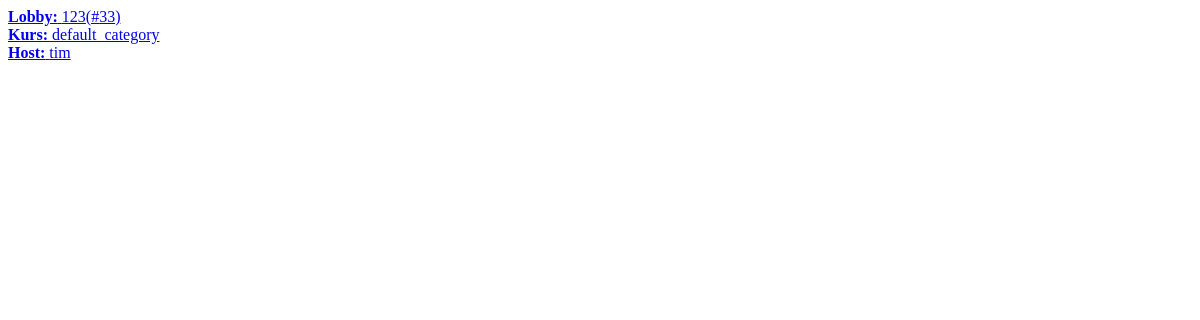
/quiz/llv/, run on an earlier commit of the app's database.
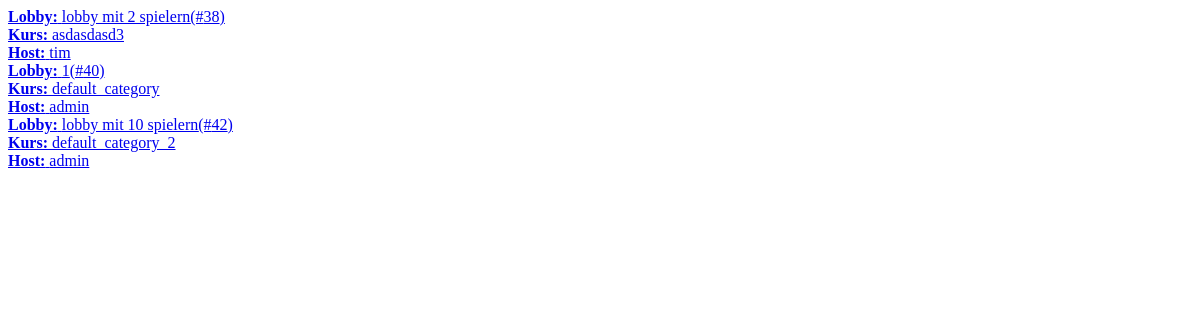
And on a later commit of the database.
### quiz/models.py (models this page shows)
class Lobby(models.Model):
    host = models.ForeignKey(User, on_delete=models.CASCADE)
    name = models.CharField(max_length=200)
    participants = models.ManyToManyField(Participant, blank=True)
    max_players = models.PositiveIntegerField()
    category = models.ForeignKey(Category, on_delete=models.CASCADE)
    status = models.PositiveIntegerField()
    questions = models.ManyToManyField(Question, blank=True)

class Category(models.Model):
    name = models.CharField(max_length = 100)
    def __str__(self):
        return self.name

### quiz/views.py (the view)
# urls.py: path('llv/',views.llv, name="llv"),
def llv(request):
    LobbyList = Lobby.objects.all()
    context = {'lobbylist':LobbyList}
    return render(request,'lobbylist.html', context)

### quiz/templates/lobbylist.html
{% for lobby in lobbylist %}
<a href="{% url 'join_lobby' lobby.id %}">
    <div class="box has-text-left mb-2">
        <strong>Lobby:</strong> {{lobby.name}}(#{{lobby.id}})
        <br>
        <strong>Kurs:</strong> {{lobby.category}}
        <br>
        <strong>Host:</strong><span class="is-capitalized"> {{lobby.host}}</span>
    </div>
</a>
{% endfor %}

What changed in the data, as far as the page shows it:
removed Lobby: name "123", id "33", category "default_category", host "tim"
added Lobby: name "lobby mit 2 spielern", id "38", category "asdasdasd3", host "tim"
added Lobby: name "1", id "40", category "default_category", host "admin"
added Lobby: name "lobby mit 10 spielern", id "42", category "default_category_2", host "admin"
